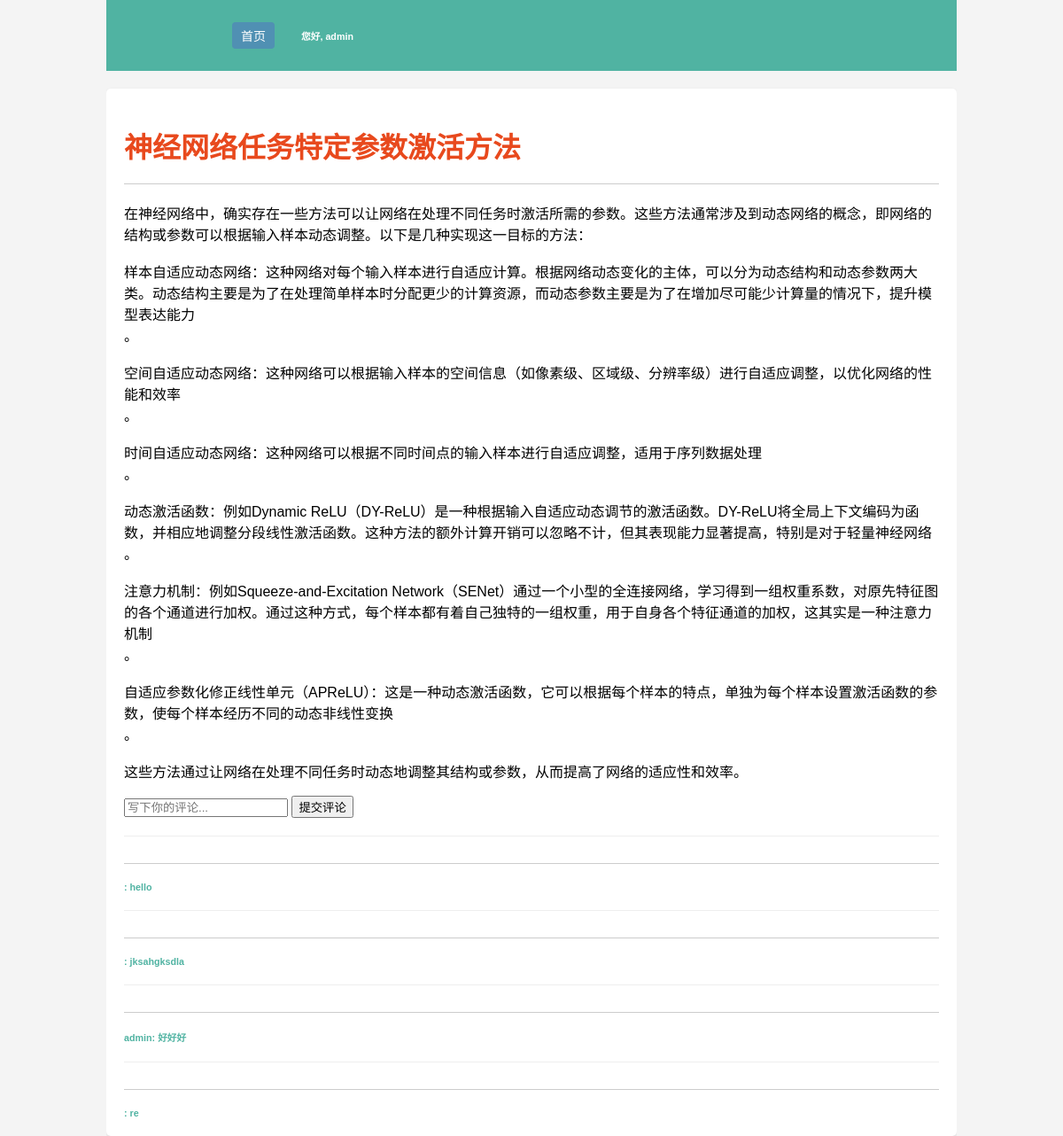
/content.php?id=5 (signed in), run on the app's committed database.
### tables this page shows
CREATE TABLE `article`  (
  `article_id` int NOT NULL AUTO_INCREMENT,
  `author` varchar(255) NULL DEFAULT NULL,
  `title` varchar(255) NOT NULL,
  `content` varchar(10240) NOT NULL,
  PRIMARY KEY (`article_id`) USING BTREE
);

CREATE TABLE `comment`  (
  `user_id` int NOT NULL,
  `article_id` int NOT NULL,
  `comment` varchar(1024) NULL DEFAULT NULL,
  INDEX `user_id`(`user_id` ASC) USING BTREE,
  INDEX `article_id`(`article_id` ASC) USING BTREE,
  CONSTRAINT `article_id` FOREIGN KEY (`article_id`) REFERENCES `article` (`article_id`) ON DELETE RESTRICT ON UPDATE RESTRICT,
  CONSTRAINT `user_id` FOREIGN KEY (`user_id`) REFERENCES `user` (`user_id`) ON DELETE RESTRICT ON UPDATE RESTRICT
);

CREATE TABLE `user`  (
  `user_id` int NOT NULL AUTO_INCREMENT,
  `user_name` varchar(255) NOT NULL,
  `password` varchar(255) NULL DEFAULT NULL,
  `user_group` varchar(255) NOT NULL,
  PRIMARY KEY (`user_id`) USING BTREE,
  UNIQUE INDEX `user_name`(`user_name` ASC) USING BTREE,
  UNIQUE INDEX `user_id`(`user_id` ASC) USING BTREE
);

### content.php (the view, shortened to what this page needs)
<!DOCTYPE html>
<html lang="zh-CN">
<head>
</head>
<body>
    <div class="container">
        <header>
            <?php include('header.php'); ?>
        </header>
        <div class="content">
            <?php
            include('utils.php');
            if (isset($_SESSION['group'])) {
                $sql = "SELECT * FROM article WHERE article_id = " . $_GET['id'];
                $result = mysqli_query($conn, $sql);
                $row = mysqli_fetch_assoc($result);
                if ($row) {
                    echo "<h1>" . ($row['title']) . "</h1>";
                    $file_path = "article/" . $row['content'];
                    $file = fopen($file_path, "r");
                    $content = fread($file, filesize($file_path));
                    echo "<hr>" . nl2br($content) . "</hr>";
            ?>
            <p>
            <form id="comment" name="comment" action="comment_add.php" method="POST">
                <input type="text" id="comment-input" name="comment" placeholder="写下你的评论..." required>
                <input type="submit" name="submit" value="提交评论">
            </form>
            </p>
            <?php
                    $sql = "SELECT * FROM comment WHERE article_id = " . $_GET['id'];
                    $result = mysqli_query($conn, $sql);
                    while ($comment = mysqli_fetch_assoc($result)) {
                        $sql = "SELECT user_name FROM user WHERE user_id = " . $comment['user_id'];
                        $user_result = mysqli_query($conn, $sql);
                        $user_name = mysqli_fetch_row($user_result);
                        echo "<div class=\"comment\"><hr><h6> " . htmlspecialchars($user_name[0]) . ": " . ($comment['comment']) . "</h6></hr></div>";
                    }
                } else {
                    echo "<h1>文章不存在</h1>";
                }
            } else {
                echo "<h1>您没有权限查看</h1>";
            }
            ?>
        </div>
    </div>
</body>
</html>

### content.php (style rules this page uses)
body { font-family: Arial, sans-serif; margin: 0; padding: 0; background-color: #f4f4f4; }
.container { width: 80%; margin: auto; overflow: hidden; }
header { background: #50b3a2; color: white; padding: 20px; text-align: center; }
.content { background: #fff; margin-top: 20px; padding: 20px; border-radius: 5px; box-shadow: 0 2px 4px rgba(0, 0, 0, 0.1); }
.content h1 { color: #e8491d; margin-bottom: 0; }
hr { border: none; border-top: 1px solid #ccc; margin: 20px 0; }
.comment { margin-top: 20px; padding-top: 10px; border-top: 1px solid #eee; }
.comment h6 { color: #50b3a2; margin: 0; }

### header.php (style rules this page uses)
body { font-family: Arial, sans-serif; margin: 0; padding: 0; background-color: #f4f4f4; }
.container { width: 80%; margin: auto; overflow: hidden; }
header { background: #50b3a2; color: white; padding: 10px 20px; display: flex; align-items: center; justify-content: space-between; }
.content { background: #fff; margin-top: 20px; padding: 20px; border-radius: 5px; box-shadow: 0 2px 4px rgba(0, 0, 0, 0.1); }

### data on the page
article: title "神经网络任务特定参数激活方法", content "在神经网络中，确实存在一些方法可以让网络在处理不同任务时激活所需的参数。这些方法通常涉及到动态网络的概念，即网络的结构或参数可以根据输入样本动态调整。以下是几种实现这一目标的方法： 样本自适应动态网络：这种网络对每个输入样本进行自适应计算。根据网络动态变化的主体，可以分为动态结构和动态参数两大类。动态结构主要是为了在处理简单样本时分配更少的计算资源，而动态参数主要是为了在增加尽可能少计算量的情况下，提升模型表达能力 。 空间自适应动态网络：这种网络可以根据输入样本的空间信息（如像素级、区域级、分辨率级）进行自适应调整，以优化网络的性能和效率 。 时间自适应动态网络：这种网络可以根据不同时间点的输入样本进行自适应调整，适用于序列数据处理 。 动态激活函数：例如Dynamic ReLU（DY-ReLU）是一种根据输入自适应动态调节的激活函数。DY-ReLU将全局上下文编码为函数，并相应地调整分段线性激活函数。这种方法的额外计算开销可以忽略不计，但其表现能力显著提高，特别是对于轻量神经网络 。 注意力机制：例如Squeeze-and-Excitation Network（SENet）通过一个小型的全连接网络，学习得到一组权重系数，对原先特征图的各个通道进行加权。通过这种方式，每个样本都有着自己独特的一组权重，用于自身各个特征通道的加权，这其实是一种注意力机制 。 自适应参数化修正线性单元（APReLU）：这是一种动态激活函数，它可以根据每个样本的特点，单独为每个样本设置激活函数的参数，使每个样本经历不同的动态非线性变换 。…"
comment: comment "hello"
comment: comment "jksahgksdla"
comment: user.user_name "admin", comment "好好好"
comment: comment "re"

### other printed values
$_SESSION['user_name'] "admin"
